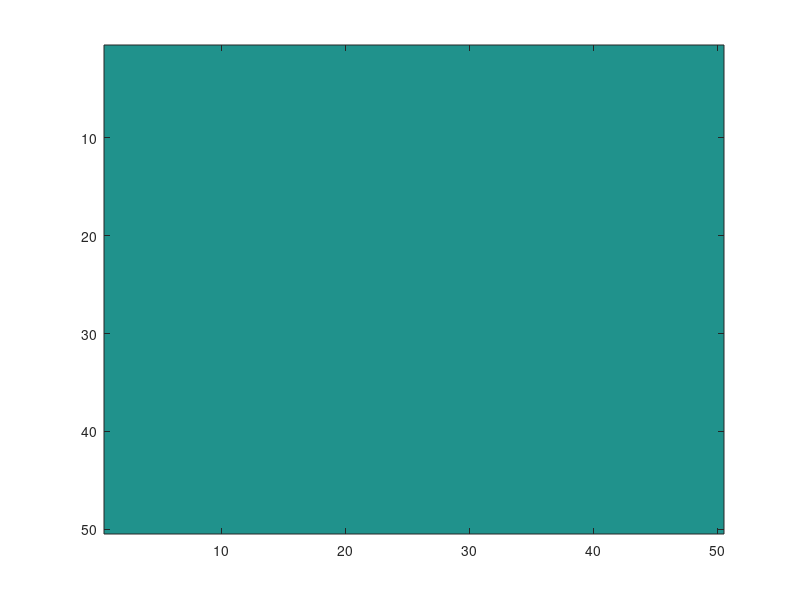

Source code (MATLAB): (Note: this script raises an error after producing the figure.)
clear

numcity=50;
Fixedcost=rand(numcity)*20;
pop=15000;
weight_parameter=4; %change
budget=15000; %change
frac=0.5;

stype=23;

loantype=[-1:15,30:33,35:37,40:49];
longtype=[20:23,34,38];
strategytype=50;

Ainc=zeros(1,pop);
for i=1:pop
    Ainc(i)=lognrnd(3,0.5);
end

Ar=zeros(1,pop);
for p=1:pop
    Ar(p)=0.09+0.16/(Ainc(p)+1);
end 

Aweight=rand(1,pop)*weight_parameter;

Acityi=randi([1,numcity],1,pop);
Acityj=randi([1,numcity],1,pop);

Aliquid=zeros(1,pop);


Citypop=zeros(numcity);
for i=1:numcity
    for j=1:numcity
        tmp=(Acityi==i&Acityj==j);
        Citypop(i,j)=sum(tmp);
    end 
end 

Varcost=zeros(numcity)+5;
Shock=zeros(numcity);
Subsidy=zeros(numcity);
Asubsidy=zeros(1,pop);
Adopt=zeros(numcity);
AAdopt=zeros(1,pop);

totalsub=0;
Sub_pre=zeros(1,pop);
nruns=100;

sz=numcity;
id=30; %change
ii=Acityi(id);
jj=Acityj(id);
up=max(ii-1,1);
down=min(sz,ii+1);
left=max(jj-1,1);
right=min(jj+1,sz);
Ragent1=zeros((down-up+1)*nruns,(right-left+1));
Ragent2=zeros(nruns,9);
Ragent2(:,6)=Aweight(id);
Ragent2(:,7)=Ainc(id);


Rloan1=zeros(1,nruns);
Rloan2=zeros(1,nruns);
Rloan3=zeros(1,nruns);
Rloan4=zeros(1,nruns);
RAdopt=zeros(1,nruns);
Rsubcost=zeros(1,nruns);

for run=1:nruns
    ln1=0;
    ln2=0;
    ln3=0;
    ln4=0;
    Y=Adopt;
    imagesc(Adopt);
    drawnow;

    PreAdopt=Adopt;
    rt=findaround(ii,jj,Citypop,Adopt);
    for p=randperm(pop)
        if sum(loantype==stype)==1
            [tmp,loan1,loan2,loan3,loan4]=decide_loan(p,Adopt,Fixedcost,Varcost,Acityi,Acityj,Ainc,Aweight,Asubsidy,Citypop,AAdopt,Ar);
        elseif sum(longtype==stype)==1
            [tmp,loan1,loan2,loan3,loan4]=decide_long(p,Adopt,Fixedcost,Varcost,Acityi,Acityj,Ainc,Aweight,Asubsidy,Citypop,AAdopt,Ar);
        else 
            [tmp,loan1,loan2,loan3,loan4]=decide_strategy(p,Adopt,Fixedcost,Varcost,Acityi,Acityj,Ainc,Aweight,Asubsidy,Citypop,AAdopt,Ar);
        end 

        AAdopt(p)=AAdopt(p)+tmp;
        ln1=ln1+loan1;
        ln2=ln2+loan2;
        ln3=ln3+loan3;
        ln4=ln4+loan4;

        if p==id
            Ragent2(run,1)=loan1;
            Ragent2(run,2)=loan2;
            Ragent2(run,3)=loan3;
            Ragent2(run,4)=loan4;
        end 
       
    end

    Ragent2(run,5)=rt;
    Ragent2(run,8)=Asubsidy(id);
    Ragent2(run,9)=AAdopt(id);
    tmp1=(run-1)*(down-up+1)+1;
    tmp2=run*(down-up+1);
    Ragent1(tmp1:tmp2,1:(right-left+1))=PreAdopt(up:down,left:right);


    for i=1:numcity
        for j=1:numcity
            tmp=AAdopt(Acityi==i&Acityj==j);
            Adopt(i,j)=sum(tmp);
        end 
    end 

    tmp=sum(AAdopt(:));
    RAdopt(run)=tmp;
    Rloan1(run)=ln1/tmp;
    Rloan3(run)=ln3/tmp;
    Rloan2(run)=ln2/(pop-tmp);
    Rloan4(run)=ln4/(pop-tmp);

    Varcost=10-1*Adopt;
    si=randi([1 numcity]);
    sj=randi([1 numcity]);
    s=1:pop;

    Aweight(Acityi==si&Acityj==sj&Aweight<0.9)=Aweight(Acityi==si&Acityj==sj&Aweight<0.9)+0.1;
   
    [Asubsidy1,total]=findsubsidy(Acityi,Acityj,Ainc,Adopt,AAdopt,run,stype,budget,Sub_pre,Citypop,Varcost,Fixedcost);
    Sub_pre=Asubsidy1;
    Asubsidy=Asubsidy1;
    Rsubcost(run)=total;


%     if Adopt==Y
%         break;
%     end 

end 
        















